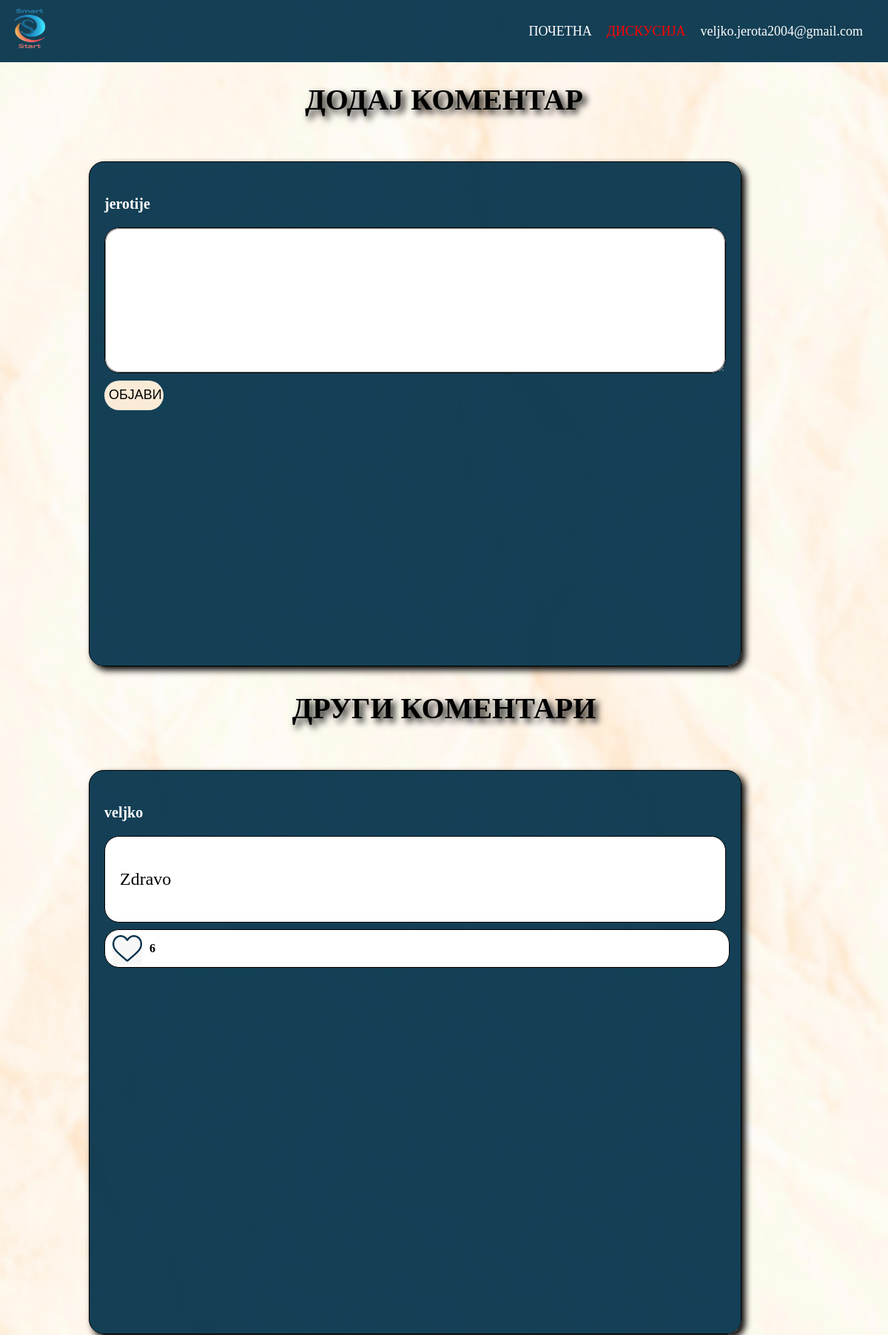
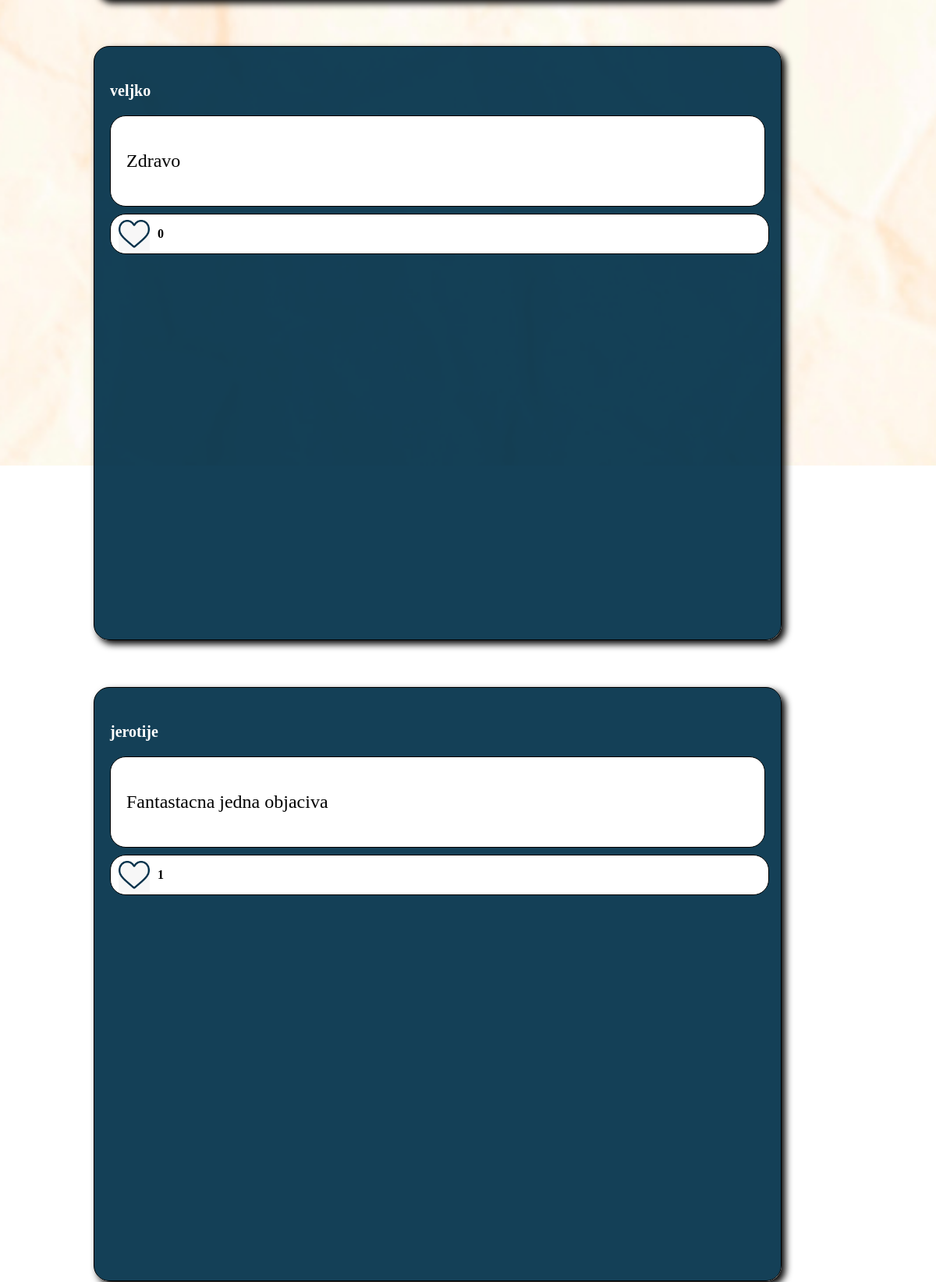
Screenshot of /dodajKomentarNaObjavu.php?diskusijaID=2 (signed in, upper part) with the database file from the repository (2 pictures, top to bottom).
### tables this page shows
CREATE TABLE `comments` (
  `CommentID` int(11) NOT NULL,
  `DiskusijaID` int(11) NOT NULL,
  `UserID` int(11) NOT NULL,
  `Tekst` text NOT NULL,
  `BrLajkova` int(11) NOT NULL
);

CREATE TABLE `users` (
  `UserID` int(11) NOT NULL,
  `Email` varchar(30) NOT NULL,
  `Username` varchar(30) NOT NULL,
  `Password` text NOT NULL
);

### dodajKomentarNaObjavu.php (the view, shortened to what this page needs)
<?php
    $con = connect();
?>
<!DOCTYPE html>
<html lang="en">
<head>
    <link rel="stylesheet" href="style.css">
    <link rel="stylesheet" href="dodajKomentarNaObjavu.css">
</head>
<body>
    <header class="zaglavlje">
        <nav>
            <div class="logo">
                <img src="slike/Smart__1_-removebg-preview2-removebg-preview.png" alt="logo" class="SlikaLoga">
            </div>
            <div class="navmeni">
            <a href="index.php" class="navigacioniMeni">ПОЧЕТНА</a>
            <a href="disscusion.php" class="navigacioniMeni" id="active">ДИСКУСИЈА</a>
            <?php echo '<a href="logout.php" class="navigacioniMeni">'.$_SESSION["Email"].'</a>';?>
        </div>
        </nav>
    </header>
    <main>
        <h1>ДОДАЈ КОМЕНТАР</h1>
        <form class="margineObjave" action="dodajKomentarNaObjavu.php?diskusijaID=<?php echo $_GET["diskusijaID"]?>" method="POST">
            <div class="korisnickoime">
                <p class="ime"><?php echo $_SESSION["Username"]?></p>
            </div>
            <div class="blog">
                <textarea name="Sadrzaj" id="Komentar" cols="1000" rows="7"></textarea>
            </div>
            <div class="objavi">
                <input type="submit" value="ОБЈАВИ" class="DODAJ">
            </div>
        </form>
                    <h2>ДРУГИ КОМЕНТАРИ</h2>
        <?php
            $result = $con->query("SELECT comments.*, users.Username FROM comments, users WHERE users.UserID = comments.UserID AND DiskusijaID='".$_GET["diskusijaID"]."'");
            while($row = $result->fetch_assoc()) {
                echo '<div class="margineDiskusije">
                <div class="korisnickoime">
                    <p class="ime">'.$row["Username"].'</p>
                </div>
                <div class="blog">
                    <p class="Lorem">'.$row["Tekst"].'</p>
                </div>
                <div class="LajkIkomentar">
                    <div class="lajk">
                        <input type="image" src="slike/lajk.jpg" onclick="PromenaBoje2('.$row["CommentID"].')" width="40px" height="40px" class="slikaLajka" id="srce'.$row["CommentID"].'">
                        <b><p class="brojevi" id="broj'.$row["CommentID"].'">'.$row["BrLajkova"].'</p></b>
                    </div>
                    <div class="komentar">
                    </div>
                </div>
            </div>';
            }
        ?>
    </main>
</body>
</html>

### style.css (style rules this page uses)
body { background-image: url('slike/pozadina.jpg'); background-size:cover; margin: 0%; padding: 0%; }
.SlikaLoga { width: 80px; height: 80px; }
a { cursor: pointer; margin: 0%; padding: 10px; text-decoration: none; color:black; font-size: 18px; }
nav { display: flex; justify-content: space-between; align-items: center; flex-wrap: wrap; width: 100%; }
.zaglavlje { max-width: 100; background-color: #003049eb; }
.navmeni { margin-right: 2%; display: flex; justify-content: flex-end; align-items: center; flex-wrap: wrap; }
#active { color:red ; }
.navigacioniMeni { color:white; }

### dodajKomentarNaObjavu.css (style rules this page uses)
body { background-image: url('slike/pozadinaZaInfo.jpg'); background-repeat: no-repeat; background-size: cover; height:max-content; background-position: center; }
.margineObjave { box-shadow: 5px 5px 10px black; border: 1px solid black; border-radius: 20px; height: 65vh; padding:20px; background-color:#003049eb; width:70%; margin-left: 10%; margin-top: 5%; }
.margineDiskusije { box-shadow: 5px 5px 10px black; border: 1px solid black; border-radius: 20px; height: 65vh; padding:20px; background-color:#003049eb; width:70%; margin-left: 10%; margin-top: 5%; }
.ime { display: flex; font-weight: 600; font-size: 20px; margin-top:3%; text-align: left; color:white; }
.blog { max-height: fit-content; display: flex; flex-wrap: wrap; justify-content:flex-start; align-items: center; border-radius: 20px; border:1px solid black; background-color: white; }
.Lorem { font-size: 24px; padding:20px 20px 20px 20px; }
.lajk { display: flex; justify-content: center start; align-items: center; }
.LajkIkomentar { border: 1px solid black; width:98%; background-color: white; margin-top: 1%; border-radius: 20px; display: flex; justify-content: flex-start; align-items: center; padding:0px 10px; }
.brojevi { font-size: 16px; margin-left: 10px; }
.slikaLajka { margin-top: 10%; }
.DODAJ { margin-top: 10px; width: 80px; border-radius: 20px; height:40px; background-color: antiquewhite; border: none; font-size: 18px; text-align: center; }
textarea { font-size: 24px; border-radius: 20px; text-indent: 10px; }
h1 { text-align: center; font-size: 40px; color:black; text-shadow: 5px 5px 10px ; }
h2 { text-align: center; font-size: 40px; color:black; text-shadow: 5px 5px 10px ; }
@media screen and (min-height:673px) { .margineDiskusije { height:400px; } }
@media screen and (min-width:1023px) { body { height:300vh; } }
@media screen and (min-width:1023px) { .margineDiskusije { height:90vh; } }
@media screen and (min-width:1023px) { .margineObjave { height: 80vh; } }

### rows the page displays
comments: UserID.Username "veljko", Tekst "Zdravo", BrLajkova "6"
comments: UserID.Username "veljko", Tekst "Zdravo", BrLajkova "0"
comments: UserID.Username "jerotije", Tekst "Fantastacna jedna objaciva", BrLajkova "1"

### other values shown
$_SESSION["Email"] "veljko.jerota2004@gmail.com"
$_SESSION["Username"] "jerotije"
